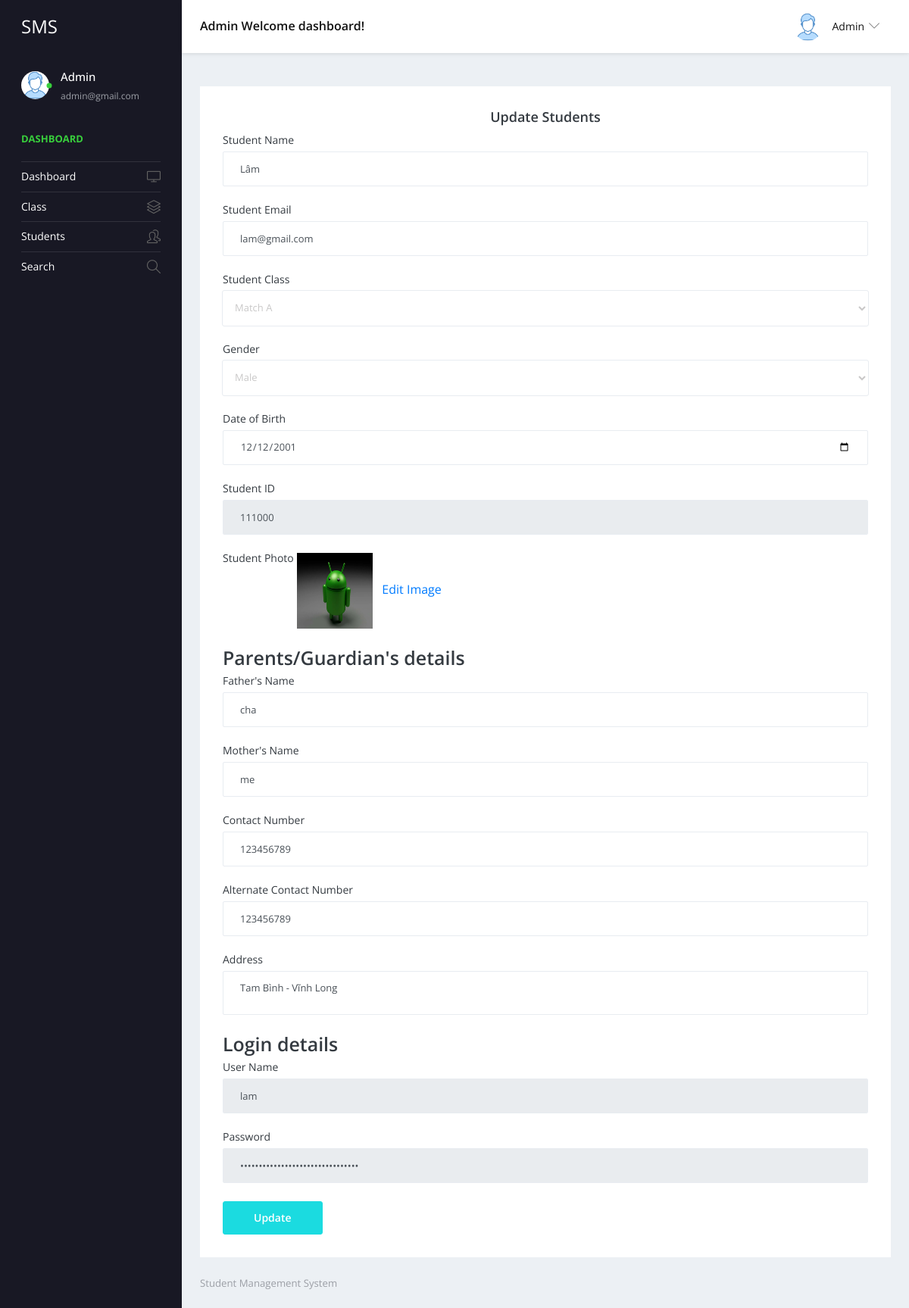
The app's page /admin/edit-student-detail.php?editid=11 (signed in) with its own data.
### tables this page shows
CREATE TABLE `tblstudent` (
  `ID` int(10) NOT NULL,
  `StudentName` varchar(200) DEFAULT NULL,
  `StudentEmail` varchar(200) DEFAULT NULL,
  `StudentClass` varchar(100) DEFAULT NULL,
  `Gender` varchar(50) DEFAULT NULL,
  `DOB` date DEFAULT NULL,
  `StuID` varchar(200) DEFAULT NULL,
  `FatherName` mediumtext DEFAULT NULL,
  `MotherName` mediumtext DEFAULT NULL,
  `ContactNumber` bigint(10) DEFAULT NULL,
  `AltenateNumber` bigint(10) DEFAULT NULL,
  `Address` mediumtext DEFAULT NULL,
  `UserName` varchar(200) DEFAULT NULL,
  `Password` varchar(200) DEFAULT NULL,
  `Image` varchar(200) DEFAULT NULL,
  `DateofAdmission` timestamp NULL DEFAULT current_timestamp()
);

CREATE TABLE `tblclass` (
  `ID` int(5) NOT NULL,
  `ClassName` varchar(50) DEFAULT NULL,
  `Section` varchar(20) DEFAULT NULL,
  `CreationDate` timestamp NULL DEFAULT current_timestamp()
);

### admin/edit-student-detail.php (the view, shortened to what this page needs)
<?php
include('includes/dbconnection.php');
if (strlen($_SESSION['sturecmsaid'] == 0)) {
  header('location:logout.php');
} else {
?>
  <!DOCTYPE html>
  <html lang="en">
  <head>
    <link rel="stylesheet" href="vendors/simple-line-icons/css/simple-line-icons.css">
    <link rel="stylesheet" href="css/style.css" />
  </head>
  <body>
    <div class="container-scroller">
      <?php include_once('includes/header.php'); ?>
      <div class="container-fluid page-body-wrapper">
        <?php include_once('includes/sidebar.php'); ?>
        <div class="main-panel">
          <div class="content-wrapper">
            <div class="row">
              <div class="col-12 grid-margin stretch-card">
                <div class="card">
                  <div class="card-body">
                    <h4 class="card-title" style="text-align: center;">Update Students</h4>
                    <form class="forms-sample" method="post" enctype="multipart/form-data">
                      <?php
                      $eid = $_GET['editid'];
                      $sql = "SELECT tblstudent.StudentName,tblstudent.StudentEmail,tblstudent.StudentClass,tblstudent.Gender,tblstudent.DOB,tblstudent.StuID,tblstudent.FatherName,tblstudent.MotherName,tblstudent.ContactNumber,tblstudent.AltenateNumber,tblstudent.Address,tblstudent.UserName,tblstudent.Password,tblstudent.Image,tblstudent.DateofAdmission,tblclass.ClassName,tblclass.Section from tblstudent join tblclass on tblclass.ID=tblstudent.StudentClass where tblstudent.ID=:eid";
                      $query = $dbh->prepare($sql);
                      $query->bindParam(':eid', $eid, PDO::PARAM_STR);
                      $query->execute();
                      $results = $query->fetchAll(PDO::FETCH_OBJ);
                      $cnt = 1;
                      if ($query->rowCount() > 0) {
                        foreach ($results as $row) {               ?>
                          <div class="form-group">
                            <label for="exampleInputName1">Student Name</label>
                            <input type="text" name="stuname" value="<?php echo htmlentities($row->StudentName); ?>" class="form-control" required='true'>
                          </div>
                          <div class="form-group">
                            <label for="exampleInputName1">Student Email</label>
                            <input type="text" name="stuemail" value="<?php echo htmlentities($row->StudentEmail); ?>" class="form-control" required='true'>
                          </div>
                          <div class="form-group">
                            <label for="exampleInputEmail3">Student Class</label>
                            <select name="stuclass" class="form-control" required='true'>
                              <option value="<?php echo htmlentities($row->StudentClass); ?>"><?php echo htmlentities($row->ClassName); ?> <?php echo htmlentities($row->Section); ?></option>
                            </select>
                          </div>
                          <div class="form-group">
                            <label for="exampleInputName1">Gender</label>
                            <select name="gender" value="" class="form-control" required='true'>
                              <option value="<?php echo htmlentities($row->Gender); ?>"><?php echo htmlentities($row->Gender); ?></option>
                            </select>
                          </div>
                          <div class="form-group">
                            <label for="exampleInputName1">Date of Birth</label>
                            <input type="date" name="dob" value="<?php echo htmlentities($row->DOB); ?>" class="form-control" required='true'>
                          </div>
                          <div class="form-group">
                            <label for="exampleInputName1">Student ID</label>
                            <input type="text" name="stuid" value="<?php echo htmlentities($row->StuID); ?>" class="form-control" readonly='true'>
                          </div>
                          <div class="form-group">
                            <label for="exampleInputName1">Student Photo</label>
                            <img src="images/<?php echo $row->Image; ?>" width="100" height="100" value="<?php echo $row->Image; ?>"><a href="#"> &nbsp; Edit Image</a>
                          </div>
                          <h3>Parents/Guardian's details</h3>
                          <div class="form-group">
                            <label for="exampleInputName1">Father's Name</label>
                            <input type="text" name="fname" value="<?php echo htmlentities($row->FatherName); ?>" class="form-control" required='true'>
                          </div>
                          <div class="form-group">
                            <label for="exampleInputName1">Mother's Name</label>
                            <input type="text" name="mname" value="<?php echo htmlentities($row->MotherName); ?>" class="form-control" required='true'>
                          </div>
                          <div class="form-group">
                            <label for="exampleInputName1">Contact Number</label>
                            <input type="text" name="connum" value="<?php echo htmlentities($row->ContactNumber); ?>" class="form-control" required='true' maxlength="10" pattern="[0-9]+">
                          </div>
                          <div class="form-group">
                            <label for="exampleInputName1">Alternate Contact Number</label>
                            <input type="text" name="altconnum" value="<?php echo htmlentities($row->AltenateNumber); ?>" class="form-control" required='true' maxlength="10" pattern="[0-9]+">
                          </div>
                          <div class="form-group">
                            <label for="exampleInputName1">Address</label>
                            <textarea name="address" class="form-control" required='true'><?php echo htmlentities($row->Address); ?></textarea>
                          </div>
                          <h3>Login details</h3>
                          <div class="form-group">
                            <label for="exampleInputName1">User Name</label>
                            <input type="text" name="uname" value="<?php echo htmlentities($row->UserName); ?>" class="form-control" readonly='true'>
                          </div>
                          <div class="form-group">
                            <label for="exampleInputName1">Password</label>
                            <input type="Password" name="password" value="<?php echo htmlentities($row->Password); ?>" class="form-control" readonly='true'>
                          </div><?php $cnt = $cnt + 1;
                              }
                            } ?>
                      <button type="submit" class="btn btn-primary mr-2" name="submit">Update</button>
                    </form>
                  </div>
                </div>
              </div>
            </div>
          </div>
          <?php include_once('includes/footer.php'); ?>
        </div>
      </div>
    </div>
  </body>
  </html><?php }  ?>

### admin/includes/header.php (shortened to what this page needs)
 <nav class="navbar default-layout-navbar col-lg-12 col-12 p-0 fixed-top d-flex flex-row">
        <div class="navbar-brand-wrapper d-flex align-items-center">
          <a class="navbar-brand brand-logo" href="dashboard.php">
            <strong style="color: white;">SMS</strong>
          </a>
        </div><?php
         $aid= $_SESSION['sturecmsaid'];
$sql="SELECT * from tbladmin where ID=:aid";
$query = $dbh -> prepare($sql);
$query->bindParam(':aid',$aid,PDO::PARAM_STR);
$query->execute();
$results=$query->fetchAll(PDO::FETCH_OBJ);
$cnt=1;
if($query->rowCount() > 0)
{
foreach($results as $row)
{               ?>
        <div class="navbar-menu-wrapper d-flex align-items-center flex-grow-1">
          <h5 class="mb-0 font-weight-medium d-none d-lg-flex"><?php  echo htmlentities($row->AdminName);?> Welcome dashboard!</h5>
          <ul class="navbar-nav navbar-nav-right ml-auto">
            <li class="nav-item dropdown d-none d-xl-inline-flex user-dropdown">
              <a class="nav-link dropdown-toggle" id="UserDropdown" href="#" data-toggle="dropdown" aria-expanded="false">
                <img class="img-xs rounded-circle ml-2" src="images/faces/face8.jpg" alt="Profile image"> <span class="font-weight-normal"> <?php  echo htmlentities($row->AdminName);?> </span></a>
                <?php $cnt=$cnt+1;}} ?>
            </li>
          </ul>
        </div>
      </nav>

### admin/includes/sidebar.php (shortened to what this page needs)
<nav class="sidebar sidebar-offcanvas" id="sidebar">
          <ul class="nav">
            <li class="nav-item nav-profile">
              <a href="#" class="nav-link">
                <div class="profile-image">
                  <img class="img-xs rounded-circle" src="images/faces/face8.jpg" alt="profile image">
                  <div class="dot-indicator bg-success"></div>
                </div>
                <div class="text-wrapper">
                  <?php
         $aid= $_SESSION['sturecmsaid'];
$sql="SELECT * from tbladmin where ID=:aid";
$query = $dbh -> prepare($sql);
$query->bindParam(':aid',$aid,PDO::PARAM_STR);
$query->execute();
$results=$query->fetchAll(PDO::FETCH_OBJ);
$cnt=1;
if($query->rowCount() > 0)
{
foreach($results as $row)
{               ?>
                  <p class="profile-name"><?php  echo htmlentities($row->AdminName);?></p>
                  <p class="designation"><?php  echo htmlentities($row->Email);?></p><?php $cnt=$cnt+1;}} ?>
                </div>
              </a>
            </li>
            <li class="nav-item nav-category">
              <span class="nav-link">Dashboard</span>
            </li>
            <li class="nav-item">
              <a class="nav-link" href="dashboard.php">
                <span class="menu-title">Dashboard</span>
                <i class="icon-screen-desktop menu-icon"></i>
              </a>
            </li>
            <li class="nav-item">
              <a class="nav-link" data-toggle="collapse" href="#ui-basic" aria-expanded="false" aria-controls="ui-basic">
                <span class="menu-title">Class</span>
                <i class="icon-layers menu-icon"></i>
              </a>
            </li>
            <li class="nav-item">
              <a class="nav-link" data-toggle="collapse" href="#ui-basic1" aria-expanded="false" aria-controls="ui-basic1">
                <span class="menu-title">Students</span>
                <i class="icon-people menu-icon"></i>
              </a>
            </li>
            <li class="nav-item">
              <a class="nav-link" href="search.php">
                <span class="menu-title">Search</span>
                <i class="icon-magnifier menu-icon"></i>
              </a>
            </li>
          </ul>
        </nav>

### records on screen
tblstudent: stuname "Lâm", stuemail "lam@gmail.com", stuclass "Match A", gender "Male", dob "12/12/2001", stuid "111000", Image (picture), fname "cha", mname "me", connum "123456789", altconnum "123456789", address "Tam Bình - Vĩnh Long", uname "lam"

### other values on screen
$row->AdminName "Admin"
$row->Email "admin@gmail.com"
